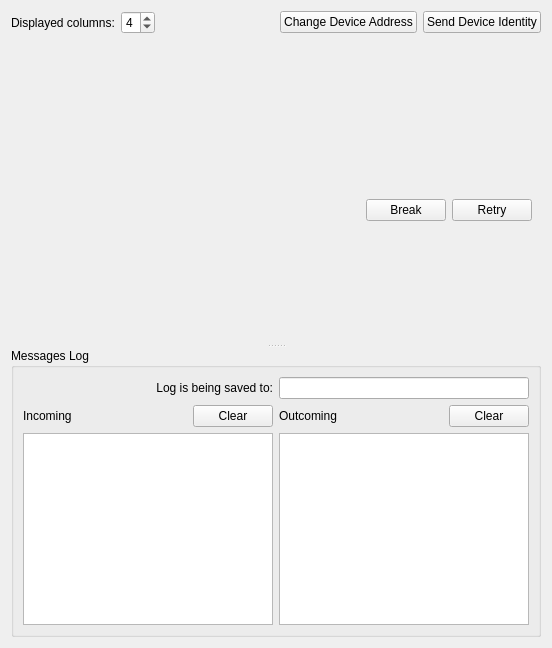
<?xml version="1.0" encoding="UTF-8"?>
<ui version="4.0">
 <class>ControlPanel</class>
 <widget class="QWidget" name="ControlPanel">
  <property name="geometry">
   <rect>
    <x>0</x>
    <y>0</y>
    <width>552</width>
    <height>648</height>
   </rect>
  </property>
  <property name="minimumSize">
   <size>
    <width>0</width>
    <height>0</height>
   </size>
  </property>
  <property name="windowTitle">
   <string>Device</string>
  </property>
  <layout class="QVBoxLayout" name="verticalLayout_3">
   <item>
    <widget class="QSplitter" name="splitter">
     <property name="orientation">
      <enum>Qt::Vertical</enum>
     </property>
     <property name="childrenCollapsible">
      <bool>false</bool>
     </property>
     <widget class="QWidget" name="controlWidget" native="true">
      <property name="sizePolicy">
       <sizepolicy hsizetype="Preferred" vsizetype="Expanding">
        <horstretch>0</horstretch>
        <verstretch>2</verstretch>
       </sizepolicy>
      </property>
      <layout class="QVBoxLayout" name="verticalLayout_2">
       <item>
        <layout class="QHBoxLayout" name="horizontalLayout_3">
         <item>
          <widget class="QLabel" name="columnCountLabel">
           <property name="text">
            <string>Displayed columns:</string>
           </property>
          </widget>
         </item>
         <item>
          <widget class="QSpinBox" name="columnCountSpinBox">
           <property name="minimum">
            <number>1</number>
           </property>
           <property name="maximum">
            <number>8</number>
           </property>
           <property name="value">
            <number>4</number>
           </property>
          </widget>
         </item>
         <item>
          <spacer name="horizontalSpacer_2">
           <property name="orientation">
            <enum>Qt::Horizontal</enum>
           </property>
           <property name="sizeHint" stdset="0">
            <size>
             <width>40</width>
             <height>20</height>
            </size>
           </property>
          </spacer>
         </item>
         <item>
          <widget class="QPushButton" name="deviceAddressButton">
           <property name="text">
            <string>Change Device Address</string>
           </property>
          </widget>
         </item>
         <item>
          <widget class="QPushButton" name="deviceIdentityButton">
           <property name="text">
            <string>Send Device Identity</string>
           </property>
          </widget>
         </item>
        </layout>
       </item>
       <item>
        <widget class="QStackedWidget" name="stackedWidget">
         <property name="currentIndex">
          <number>0</number>
         </property>
         <widget class="QWidget" name="preloadPage">
          <layout class="QVBoxLayout" name="verticalLayout_4">
           <item>
            <spacer name="verticalSpacer_2">
             <property name="orientation">
              <enum>Qt::Vertical</enum>
             </property>
             <property name="sizeHint" stdset="0">
              <size>
               <width>20</width>
               <height>40</height>
              </size>
             </property>
            </spacer>
           </item>
           <item>
            <widget class="QLabel" name="preloadImageLabel">
             <property name="text">
              <string/>
             </property>
             <property name="alignment">
              <set>Qt::AlignCenter</set>
             </property>
            </widget>
           </item>
           <item>
            <widget class="QLabel" name="statusLabel">
             <property name="sizePolicy">
              <sizepolicy hsizetype="Expanding" vsizetype="Preferred">
               <horstretch>0</horstretch>
               <verstretch>0</verstretch>
              </sizepolicy>
             </property>
             <property name="text">
              <string/>
             </property>
             <property name="alignment">
              <set>Qt::AlignCenter</set>
             </property>
            </widget>
           </item>
           <item>
            <layout class="QHBoxLayout" name="horizontalLayout_2">
             <item>
              <spacer name="horizontalSpacer">
               <property name="orientation">
                <enum>Qt::Horizontal</enum>
               </property>
               <property name="sizeHint" stdset="0">
                <size>
                 <width>40</width>
                 <height>20</height>
                </size>
               </property>
              </spacer>
             </item>
             <item>
              <widget class="QPushButton" name="breakButton">
               <property name="sizePolicy">
                <sizepolicy hsizetype="Preferred" vsizetype="Fixed">
                 <horstretch>0</horstretch>
                 <verstretch>0</verstretch>
                </sizepolicy>
               </property>
               <property name="text">
                <string>Break</string>
               </property>
              </widget>
             </item>
             <item>
              <widget class="QPushButton" name="retryButton">
               <property name="text">
                <string>Retry</string>
               </property>
              </widget>
             </item>
            </layout>
           </item>
           <item>
            <spacer name="verticalSpacer">
             <property name="orientation">
              <enum>Qt::Vertical</enum>
             </property>
             <property name="sizeHint" stdset="0">
              <size>
               <width>20</width>
               <height>114</height>
              </size>
             </property>
            </spacer>
           </item>
          </layout>
         </widget>
         <widget class="QWidget" name="workingPage">
          <layout class="QVBoxLayout" name="verticalLayout_7">
           <item>
            <widget class="QScrollArea" name="controlsScrollArea">
             <property name="sizeAdjustPolicy">
              <enum>QAbstractScrollArea::AdjustToContents</enum>
             </property>
             <property name="widgetResizable">
              <bool>true</bool>
             </property>
             <widget class="QWidget" name="controlsContentsWidget">
              <property name="geometry">
               <rect>
                <x>0</x>
                <y>0</y>
                <width>263</width>
                <height>32</height>
               </rect>
              </property>
              <layout class="QHBoxLayout" name="horizontalLayout_8">
               <item>
                <widget class="QGroupBox" name="commonGroupBox">
                 <property name="sizePolicy">
                  <sizepolicy hsizetype="Expanding" vsizetype="Preferred">
                   <horstretch>0</horstretch>
                   <verstretch>0</verstretch>
                  </sizepolicy>
                 </property>
                 <property name="title">
                  <string>Device Common</string>
                 </property>
                </widget>
               </item>
               <item>
                <widget class="QGroupBox" name="additionalGroupBox">
                 <property name="title">
                  <string>Device Additional</string>
                 </property>
                </widget>
               </item>
               <item>
                <spacer name="horizontalSpacer_3">
                 <property name="orientation">
                  <enum>Qt::Horizontal</enum>
                 </property>
                 <property name="sizeHint" stdset="0">
                  <size>
                   <width>40</width>
                   <height>20</height>
                  </size>
                 </property>
                </spacer>
               </item>
              </layout>
             </widget>
            </widget>
           </item>
          </layout>
         </widget>
        </widget>
       </item>
      </layout>
     </widget>
     <widget class="QGroupBox" name="logGroupBox">
      <property name="sizePolicy">
       <sizepolicy hsizetype="Preferred" vsizetype="Minimum">
        <horstretch>0</horstretch>
        <verstretch>0</verstretch>
       </sizepolicy>
      </property>
      <property name="title">
       <string>Messages Log</string>
      </property>
      <layout class="QVBoxLayout" name="verticalLayout_6">
       <item>
        <layout class="QHBoxLayout" name="horizontalLayout">
         <item>
          <widget class="QLabel" name="logFileNameLabel">
           <property name="sizePolicy">
            <sizepolicy hsizetype="Expanding" vsizetype="Preferred">
             <horstretch>0</horstretch>
             <verstretch>0</verstretch>
            </sizepolicy>
           </property>
           <property name="text">
            <string>Log is being saved to:</string>
           </property>
           <property name="alignment">
            <set>Qt::AlignRight|Qt::AlignTrailing|Qt::AlignVCenter</set>
           </property>
          </widget>
         </item>
         <item>
          <widget class="QLineEdit" name="logFileNameLineEdit">
           <property name="sizePolicy">
            <sizepolicy hsizetype="Expanding" vsizetype="Fixed">
             <horstretch>0</horstretch>
             <verstretch>0</verstretch>
            </sizepolicy>
           </property>
           <property name="readOnly">
            <bool>true</bool>
           </property>
          </widget>
         </item>
        </layout>
       </item>
       <item>
        <layout class="QHBoxLayout" name="horizontalLayout_6">
         <item>
          <layout class="QVBoxLayout" name="verticalLayout">
           <item>
            <layout class="QHBoxLayout" name="horizontalLayout_4">
             <item>
              <widget class="QLabel" name="incomingLabel">
               <property name="sizePolicy">
                <sizepolicy hsizetype="Expanding" vsizetype="Preferred">
                 <horstretch>0</horstretch>
                 <verstretch>0</verstretch>
                </sizepolicy>
               </property>
               <property name="text">
                <string>Incoming</string>
               </property>
              </widget>
             </item>
             <item>
              <widget class="QPushButton" name="incomingClearButton">
               <property name="text">
                <string>Clear</string>
               </property>
              </widget>
             </item>
            </layout>
           </item>
           <item>
            <widget class="QPlainTextEdit" name="incomingLogTextEdit"/>
           </item>
          </layout>
         </item>
         <item>
          <layout class="QVBoxLayout" name="verticalLayout_5">
           <item>
            <layout class="QHBoxLayout" name="horizontalLayout_5">
             <item>
              <widget class="QLabel" name="label_2">
               <property name="sizePolicy">
                <sizepolicy hsizetype="Expanding" vsizetype="Preferred">
                 <horstretch>0</horstretch>
                 <verstretch>0</verstretch>
                </sizepolicy>
               </property>
               <property name="text">
                <string>Outcoming</string>
               </property>
              </widget>
             </item>
             <item>
              <widget class="QPushButton" name="outcomingClearButton">
               <property name="text">
                <string>Clear</string>
               </property>
              </widget>
             </item>
            </layout>
           </item>
           <item>
            <widget class="QPlainTextEdit" name="outcomingLogTextEdit"/>
           </item>
          </layout>
         </item>
        </layout>
       </item>
      </layout>
     </widget>
    </widget>
   </item>
  </layout>
 </widget>
 <resources/>
 <connections/>
</ui>
